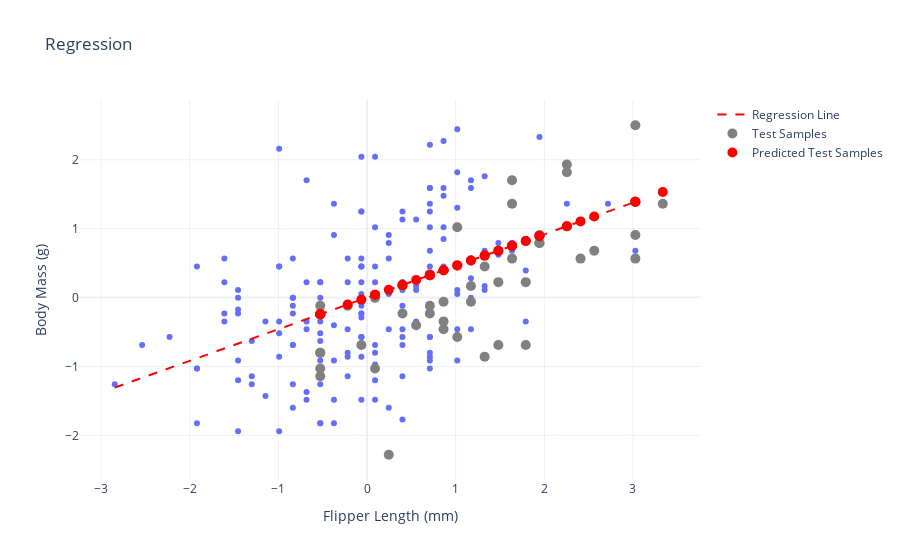

The notebook cell this image was saved under:
### Markdown cell above
### Visualization of Single Feature Performance

It is always a good idea to visualize our results. You don't have to do anything here. You can see that our model is doing a fine job of finding the best possible slope when only using one feature, but there is a lot of unnaccounted-for variance between the true data and our predictions. We'll use the rest of our features in the second pass.

### Code cell
# plot demonstrating the linear regression model.
fig = px.scatter(x=flipper_length_x_train, y=body_mass_y_train, template = "plotly_white", title = "Regression")

# plot the regression line.
x_line = np.linspace(flipper_length_x_train.min(), flipper_length_x_train.max(), 100)
y_line = linear_regression_weights[1] * x_line + linear_regression_weights[0]
fig.add_scatter(x=x_line, y=y_line, mode="lines", name="Regression Line", line=dict(color="red", dash="dash"))

# plot each test sample.
fig.add_scatter(x=flipper_length_x_test, y=body_mass_y_test, mode="markers", name="Test Samples", marker=dict(size=10, color="grey"))

# plot each predicted test sample.
fig.add_scatter(x=flipper_length_x_test, y=body_mass_pred, mode="markers", name="Predicted Test Samples", marker=dict(size=10, color="red"))

# Update axes names.
fig.update_layout(
    xaxis_title="Flipper Length (mm)",
    yaxis_title="Body Mass (g)",
    showlegend=True,
)

### Figure 1 — Plotly figure (JSON) as saved in the notebook; plotly's stock layout.template omitted (floating-point values rounded to 4 significant figures; data arrays with more than 128 entries replaced by an {"elided": "..."} marker saying what was removed)
{"data": [{"hovertemplate": "x=%{x}<br>y=%{y}<extra></extra>", "legendgroup": "", "marker": {"color": "#636efa", "symbol": "circle"}, "mode": "markers", "name": "", "orientation": "v", "showlegend": false, "type": "scatter", "x": {"elided": "171 float values"}, "xaxis": "x", "y": {"elided": "171 float values"}, "yaxis": "y"}, {"line": {"color": "red", "dash": "dash"}, "mode": "lines", "name": "Regression Line", "type": "scatter", "x": [-2.846, -2.787, -2.727, -2.668, -2.609, -2.549, -2.49, -2.431, -2.371, -2.312, -2.253, -2.193, -2.134, -2.075, -2.015, -1.956, -1.897, -1.838, -1.778, -1.719, -1.66, -1.6, -1.541, -1.482, -1.422, -1.363, -1.304, -1.244, -1.185, -1.126, -1.066, -1.007, -0.9477, -0.8884, -0.8291, -0.7698, -0.7104, -0.6511, -0.5918, -0.5325, -0.4732, -0.4138, -0.3545, -0.2952, -0.2359, -0.1766, -0.1172, -0.05792, 0.001397, 0.06072, 0.12, 0.1794, 0.2387, 0.298, 0.3573, 0.4166, 0.476, 0.5353, 0.5946, 0.6539, 0.7132, 0.7726, 0.8319, 0.8912, 0.9505, 1.01, 1.069, 1.128, 1.188, 1.247, 1.306, 1.366, 1.425, 1.484, 1.544, 1.603, 1.662, 1.722, 1.781, 1.84, 1.9, 1.959, 2.018, 2.078, 2.137, 2.196, 2.256, 2.315, 2.374, 2.434, 2.493, 2.552, 2.611, 2.671, 2.73, 2.789, 2.849, 2.908, 2.967, 3.027], "y": [-1.306, -1.279, -1.252, -1.225, -1.197, -1.17, -1.143, -1.116, -1.088, -1.061, -1.034, -1.007, -0.9795, -0.9523, -0.9251, -0.8979, -0.8706, -0.8434, -0.8162, -0.7889, -0.7617, -0.7345, -0.7073, -0.68, -0.6528, -0.6256, -0.5984, -0.5711, -0.5439, -0.5167, -0.4894, -0.4622, -0.435, -0.4078, -0.3805, -0.3533, -0.3261, -0.2989, -0.2716, -0.2444, -0.2172, -0.1899, -0.1627, -0.1355, -0.1083, -0.08104, -0.05381, -0.02659, 0.0006411, 0.02787, 0.0551, 0.08232, 0.1095, 0.1368, 0.164, 0.1912, 0.2185, 0.2457, 0.2729, 0.3001, 0.3274, 0.3546, 0.3818, 0.409, 0.4363, 0.4635, 0.4907, 0.518, 0.5452, 0.5724, 0.5996, 0.6269, 0.6541, 0.6813, 0.7085, 0.7358, 0.763, 0.7902, 0.8175, 0.8447, 0.8719, 0.8991, 0.9264, 0.9536, 0.9808, 1.008, 1.035, 1.063, 1.09, 1.117, 1.144, 1.171, 1.199, 1.226, 1.253, 1.28, 1.308, 1.335, 1.362, 1.389]}, {"marker": {"color": "grey", "size": 10}, "mode": "markers", "name": "Test Samples", "type": "scatter", "x": [1.018, 1.481, 1.481, 0.09038, 2.254, -0.5278, 1.636, -0.5278, 1.945, 0.7086, 1.327, 0.7086, 3.027, 0.2449, 2.254, 3.027, -0.5278, 0.8631, 0.8631, 0.8631, 1.636, -0.06417, 3.336, -0.5278, 1.172, 1.327, 1.636, 0.3995, 1.945, -0.5278, 1.018, 0.09038, 1.945, 1.79, 0.554, 2.409, -0.2187, 0.7086, 2.563, 1.79, 0.3995, 3.027, 1.172], "y": [1.021, -0.6871, 0.2237, -0.003994, 1.931, -1.142, 1.362, -0.8009, 0.9067, -0.2317, 0.4514, 0.3375, 2.501, -2.281, 1.817, 0.5652, -0.1178, -0.3455, -0.4594, -0.06092, 1.704, -0.6871, 1.362, -1.029, -0.06092, -0.8578, 0.5652, -0.2317, 0.7929, -0.8009, -0.5732, -1.029, 0.7929, 0.2237, -0.4024, 0.5652, -0.1178, -0.1178, 0.6791, -0.6871, 0.1668, 0.9067, 0.1668]}, {"marker": {"color": "red", "size": 10}, "mode": "markers", "name": "Predicted Test Samples", "type": "scatter", "x": [1.018, 1.481, 1.481, 0.09038, 2.254, -0.5278, 1.636, -0.5278, 1.945, 0.7086, 1.327, 0.7086, 3.027, 0.2449, 2.254, 3.027, -0.5278, 0.8631, 0.8631, 0.8631, 1.636, -0.06417, 3.336, -0.5278, 1.172, 1.327, 1.636, 0.3995, 1.945, -0.5278, 1.018, 0.09038, 1.945, 1.79, 0.554, 2.409, -0.2187, 0.7086, 2.563, 1.79, 0.3995, 3.027, 1.172], "y": [0.4671, 0.6799, 0.6799, 0.04148, 1.035, -0.2423, 0.7508, -0.2423, 0.8927, 0.3252, 0.609, 0.3252, 1.389, 0.1124, 1.035, 1.389, -0.2423, 0.3962, 0.3962, 0.3962, 0.7508, -0.02945, 1.531, -0.2423, 0.538, 0.609, 0.7508, 0.1833, 0.8927, -0.2423, 0.4671, 0.04148, 0.8927, 0.8218, 0.2543, 1.105, -0.1004, 0.3252, 1.176, 0.8218, 0.1833, 1.389, 0.538]}], "layout": {"legend": {"tracegroupgap": 0}, "showlegend": true, "title": {"text": "Regression"}, "xaxis": {"anchor": "y", "domain": [0, 1], "title": {"text": "Flipper Length (mm)"}}, "yaxis": {"anchor": "x", "domain": [0, 1], "title": {"text": "Body Mass (g)"}}}}
